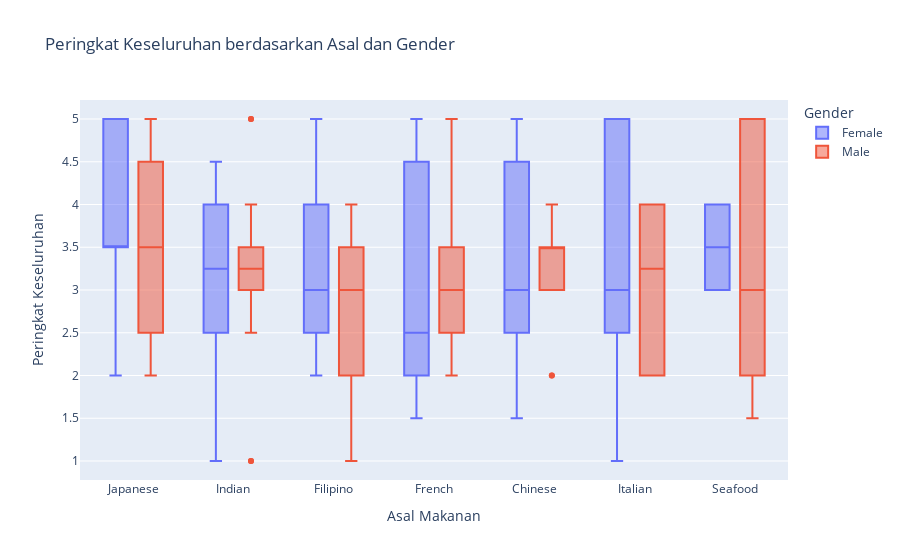

The code cell stored with this chart in its notebook:
### Code cell
fig2 = px.box(df, x='Cuisines', y='Overall Rating', color='Gender', title='Peringkat Keseluruhan berdasarkan Asal dan Gender') 
fig2.update_layout(xaxis_title='Asal Makanan', yaxis_title='Peringkat Keseluruhan') 
fig2.show()

### Figure 1 — Plotly figure (JSON) as saved in the notebook; plotly's stock layout.template omitted (floating-point values rounded to 4 significant figures)
{"data": [{"alignmentgroup": "True", "hovertemplate": "Gender=Female<br>Cuisines=%{x}<br>Overall Rating=%{y}<extra></extra>", "legendgroup": "Female", "marker": {"color": "#636efa"}, "name": "Female", "notched": false, "offsetgroup": "Female", "orientation": "v", "showlegend": true, "type": "box", "x": ["Japanese", "Indian", "Japanese", "Indian", "Filipino", "French", "Chinese", "French", "Indian", "Italian", "Chinese", "Indian", "French", "Seafood", "Chinese", "Indian", "French", "Filipino", "Italian", "Seafood", "Japanese", "Japanese", "Chinese", "Chinese", "Filipino", "Filipino", "Italian", "Japanese", "Japanese", "Italian", "Italian", "Italian", "Filipino", "French", "Chinese", "French", "French", "Filipino", "French", "Chinese", "Japanese", "Japanese", "Indian", "Japanese", "Indian", "Filipino", "French", "Chinese", "French", "Indian", "Italian", "Chinese", "Indian", "French", "Seafood", "Chinese", "Indian", "French", "Filipino", "Italian", "Seafood", "Japanese", "Japanese", "Chinese", "Chinese", "Filipino", "Filipino", "Italian", "Japanese", "Japanese", "Italian", "Italian", "Italian", "Filipino", "French", "Chinese", "French", "French", "Filipino", "French", "Chinese", "Japanese"], "x0": " ", "xaxis": "x", "y": [4.5, 1, 2, 2.5, 3.5, 2.5, 5, 2.5, 4, 2.5, 3, 2.5, 1.5, 4, 2.5, 3, 2.5, 5, 2.5, 3, 3.5, 5, 2.5, 4, 4, 2, 5, 3.5, 5, 1, 5, 3.5, 3, 4, 5, 5, 5, 2.5, 1.5, 1.5, 3.5, 4, 3.5, 2, 4.5, 3, 3, 4.5, 2.5, 4, 2.5, 3, 2.5, 1.5, 4, 2.5, 4, 2.5, 5, 2.5, 3, 3.5, 5, 2.5, 4, 4, 2, 5, 3.5, 5, 1, 5, 3.5, 3, 4, 5, 5, 5, 2.5, 1.5, 1.5, 3.5], "y0": " ", "yaxis": "y"}, {"alignmentgroup": "True", "hovertemplate": "Gender=Male<br>Cuisines=%{x}<br>Overall Rating=%{y}<extra></extra>", "legendgroup": "Male", "marker": {"color": "#EF553B"}, "name": "Male", "notched": false, "offsetgroup": "Male", "orientation": "v", "showlegend": true, "type": "box", "x": ["Seafood", "Filipino", "Seafood", "Italian", "Chinese", "Chinese", "Italian", "Filipino", "Seafood", "Japanese", "Filipino", "Seafood", "Seafood", "Indian", "Japanese", "Indian", "Indian", "Indian", "Japanese", "Japanese", "Japanese", "French", "Filipino", "Seafood", "Japanese", "French", "Chinese", "French", "Seafood", "Filipino", "Filipino", "Japanese", "Italian", "Japanese", "French", "Seafood", "Indian", "French", "Japanese", "Filipino", "Indian", "Indian", "Filipino", "Indian", "Filipino", "Chinese", "Seafood", "Chinese", "French", "Japanese", "Japanese", "Filipino", "Indian", "Indian", "French", "French", "Indian", "Filipino", "French", "Seafood", "Filipino", "Seafood", "Italian", "Chinese", "Chinese", "Italian", "Filipino", "Seafood", "Japanese", "Filipino", "Seafood", "Seafood", "Indian", "Japanese", "Indian", "Indian", "Indian", "Japanese", "Japanese", "Japanese", "French", "Filipino", "Seafood", "Japanese", "French", "Chinese", "French", "Seafood", "Filipino", "Filipino", "Japanese", "Italian", "Japanese", "French", "Seafood", "Indian", "French", "Japanese", "Filipino", "Indian", "Indian", "Filipino", "Indian", "Filipino", "Chinese", "Seafood", "Chinese", "French", "Japanese", "Japanese", "Filipino", "Indian", "Indian", "French", "French", "Indian", "Filipino", "French"], "x0": " ", "xaxis": "x", "y": [5, 3, 3, 3, 3.5, 2, 3.5, 1, 1.5, 3, 4, 2, 5, 3.5, 3.5, 3, 3, 2.5, 5, 2, 3.5, 2.5, 2, 2, 2, 2.5, 3.5, 4, 1.5, 4, 3.5, 3, 2, 5, 3.5, 3, 3.5, 3, 4, 1.5, 1, 3, 3.5, 2.5, 3.5, 3, 5, 4, 3, 4.5, 2.5, 3, 5, 3.5, 2, 5, 3.5, 2.5, 2.5, 3, 3, 3.5, 4, 3.5, 2, 4, 2, 2, 3.5, 4, 2, 5, 4, 3.5, 4, 3, 3, 4.5, 2.5, 3, 2.5, 2, 2, 2, 2.5, 3.5, 4, 1.5, 4, 3.5, 3, 2, 5, 3.5, 3, 3.5, 3, 4, 1.5, 1, 3, 3.5, 2.5, 3.5, 3, 5, 4, 3, 4.5, 2.5, 3, 5, 3.5, 2, 5, 3.5, 2.5, 2.5], "y0": " ", "yaxis": "y"}], "layout": {"boxmode": "group", "legend": {"title": {"text": "Gender"}, "tracegroupgap": 0}, "title": {"text": "Peringkat Keseluruhan berdasarkan Asal dan Gender"}, "xaxis": {"anchor": "y", "domain": [0, 1], "title": {"text": "Asal Makanan"}}, "yaxis": {"anchor": "x", "domain": [0, 1], "title": {"text": "Peringkat Keseluruhan"}}}}
